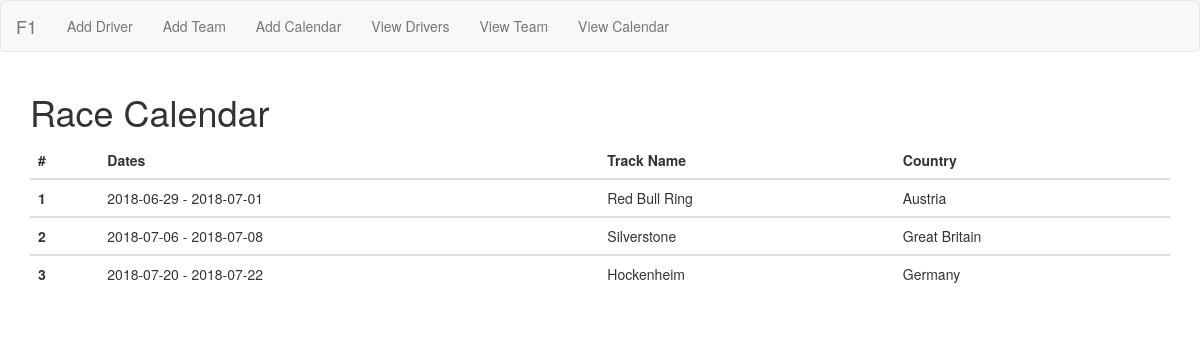
Page /viewCalendar on the committed database.
### app/models.py (models this page shows, shortened)
class Calendar(db.Model):
    __tablename__ = "calendar"
    id = db.Column(db.Integer, primary_key=True)
    country = db.Column(db.String(64), index=True)
    track_name = db.Column(db.String(64))
    start_date = db.Column(db.String, index=True)
    end_date = db.Column(db.String, index=True)

### app/routes.py (the view)
@app.route('/viewCalendar', methods=['GET', 'POST'])
def viewCalendar():
    details = Calendar.query.order_by(Calendar.start_date.asc()).all()
    return render_template('calendar.html',  title='Race Calendar', details=details)

### app/templates/calendar.html
{% extends "index.html" %}
{% block content %}
    <div class="container">
    <h1>Race Calendar</h1>
    <table class="table w-auto">
        <thead class="thead-dark">
            <tr>
                <th scope="col">#</th>
                <th scope="col">Dates</th>
                <th scope="col">Track Name</th>
                <th scope="col">Country</th>
            </tr>
        </thead>
        <tbody>
        {% for d in details %}
            <tr>
                <th scope="row">{{ loop.index }}
                    <td>{{ d.start_date}} - {{ d.end_date }}</td>
                    <td>{{ d.track_name }}</td>
                    <td>{{ d.country }}</td>
                </th>
            </tr>
        </tbody>
        {% endfor %}
    </table>
    </div>
{% endblock %}

### rows in the picture
Calendar: start_date "2018-06-29", end_date "2018-07-01", track_name "Red Bull Ring", country "Austria"
Calendar: start_date "2018-07-06", end_date "2018-07-08", track_name "Silverstone", country "Great Britain"
Calendar: start_date "2018-07-20", end_date "2018-07-22", track_name "Hockenheim", country "Germany"
